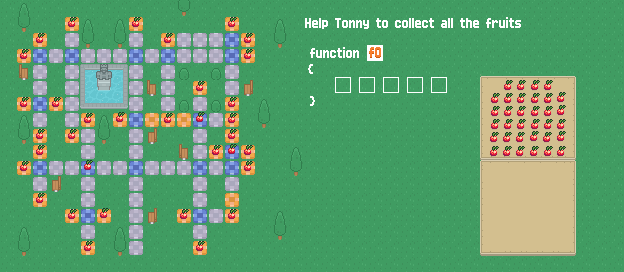

Below is a game level as drawn by its tile map, then a one-line description and the .tmx that defines it (tile-layer data replaced by summaries):
An orthogonal 39x17 tile map with 16x16 px tiles, 77 tile layers (info, background, background2, path, ...), 4 tilesets and 114 objects (answer1, answer2, answer3, answer4, answer5, ...).

<map version="1.2" tiledversion="2020.01.22" orientation="orthogonal" renderorder="right-down" compressionlevel="-1" width="39" height="17" tilewidth="16" tileheight="16" infinite="0" nextlayerid="114" nextobjectid="187">
 <editorsettings>
  <export target="9.lua" format="lua" />
 </editorsettings>
 <tileset firstgid="1" name="UIpackSheet_transparent" tilewidth="16" tileheight="16" spacing="2" tilecount="990" columns="30">
  <image source="../tileset/Tilemap/UIpackSheet_transparent.png" width="538" height="592" />
 </tileset>
 <tileset firstgid="991" name="roguelikeCity" tilewidth="16" tileheight="16" spacing="1" tilecount="1036" columns="37">
  <image source="../tileset/Tilemap/roguelikeCity.png" width="628" height="475" />
 </tileset>
 <tileset firstgid="2027" name="functionsTextTiles" tilewidth="16" tileheight="16" tilecount="900" columns="30">
  <image source="../graphics/functionsTextTiles.png" width="480" height="480" />
 </tileset>
 <tileset firstgid="2927" name="test" tilewidth="16" tileheight="16" tilecount="486" columns="27">
  <image source="../tileset/Tilemap/test.png" width="432" height="288" />
 </tileset>
 <layer id="14" name="info" width="39" height="17">
  <properties>
   <property name="F0" type="int" value="5" />
   <property name="F1" type="int" value="0" />
   <property name="blueTile" type="bool" value="true" />
   <property name="door" type="bool" value="false" />
   <property name="face" value="up" />
   <property name="fruit" type="bool" value="true" />
   <property name="fruitsTotal" type="int" value="34" />
   <property name="grass" type="bool" value="true" />
   <property name="greyTile" type="bool" value="false" />
   <property name="numFunc" type="int" value="1" />
   <property name="totalSize" type="int" value="5" />
   <property name="yellowTile" type="bool" value="true" />
  </properties>
  <data>[663 cells, 663 non-empty, 2 distinct tile ids]</data>
 </layer>
 <layer id="1" name="background" width="39" height="17">
  <data>[663 cells, 663 non-empty, 2 distinct tile ids]</data>
 </layer>
 <layer id="38" name="background2" width="39" height="17">
  <data>[663 cells, 643 non-empty, 12 distinct tile ids]</data>
 </layer>
 <layer id="40" name="path" width="39" height="17">
  <data>[663 cells, 109 non-empty, 3 distinct tile ids]</data>
 </layer>
 <layer id="39" name="parkDetails" width="39" height="17">
  <data>[663 cells, 214 non-empty, 5 distinct tile ids]</data>
 </layer>
 <layer id="36" name="buttonsSecondRow" width="39" height="17">
  <properties>
   <property name="blue" value="blueTile" />
   <property name="yellow" value="yellowTile" />
  </properties>
  <data>[663 cells, 0 non-empty, 0 distinct tile ids]</data>
 </layer>
 <layer id="37" name="buttonsThirdRow" width="39" height="17">
  <data>[663 cells, 0 non-empty, 0 distinct tile ids]</data>
 </layer>
 <layer id="12" name="text" width="39" height="17" offsetx="15.6667" offsety="-3">
  <data>[663 cells, 28 non-empty, 24 distinct tile ids]</data>
 </layer>
 <layer id="22" name="fruit1" width="39" height="17" offsetx="0.363636" offsety="-3">
  <data>[663 cells, 1 non-empty, 1 distinct tile ids]</data>
 </layer>
 <layer id="23" name="fruit2" width="39" height="17" offsetx="0.363636" offsety="-3">
  <data>[663 cells, 1 non-empty, 1 distinct tile ids]</data>
 </layer>
 <layer id="24" name="fruit3" width="39" height="17" offsetx="0.363636" offsety="-3">
  <data>[663 cells, 1 non-empty, 1 distinct tile ids]</data>
 </layer>
 <layer id="25" name="fruit4" width="39" height="17" offsetx="0.363636" offsety="-3">
  <data>[663 cells, 1 non-empty, 1 distinct tile ids]</data>
 </layer>
 <layer id="26" name="fruit5" width="39" height="17" offsetx="0.363636" offsety="-3">
  <data>[663 cells, 1 non-empty, 1 distinct tile ids]</data>
 </layer>
 <layer id="113" name="fruit6" width="39" height="17" offsetx="0.818182" offsety="-2.90909">
  <data>[663 cells, 1 non-empty, 1 distinct tile ids]</data>
 </layer>
 <layer id="112" name="fruit7" width="39" height="17" offsetx="0.818182" offsety="-2.90909">
  <data>[663 cells, 1 non-empty, 1 distinct tile ids]</data>
 </layer>
 <layer id="111" name="fruit8" width="39" height="17" offsetx="0.818182" offsety="-2.90909">
  <data>[663 cells, 1 non-empty, 1 distinct tile ids]</data>
 </layer>
 <layer id="110" name="fruit9" width="39" height="17" offsetx="0.818182" offsety="-2.90909">
  <data>[663 cells, 1 non-empty, 1 distinct tile ids]</data>
 </layer>
 <layer id="109" name="fruit10" width="39" height="17" offsetx="0.818182" offsety="-2.90909">
  <data>[663 cells, 1 non-empty, 1 distinct tile ids]</data>
 </layer>
 <layer id="108" name="fruit11" width="39" height="17" offsetx="0.818182" offsety="-2.90909">
  <data>[663 cells, 1 non-empty, 1 distinct tile ids]</data>
 </layer>
 <layer id="107" name="fruit12" width="39" height="17" offsetx="0.818182" offsety="-2.90909">
  <data>[663 cells, 1 non-empty, 1 distinct tile ids]</data>
 </layer>
 <layer id="106" name="fruit13" width="39" height="17" offsetx="0.818182" offsety="-2.90909">
  <data>[663 cells, 1 non-empty, 1 distinct tile ids]</data>
 </layer>
 <layer id="105" name="fruit14" width="39" height="17" offsetx="0.818182" offsety="-2.90909">
  <data>[663 cells, 1 non-empty, 1 distinct tile ids]</data>
 </layer>
 <layer id="104" name="fruit15" width="39" height="17" offsetx="0.818182" offsety="-2.90909">
  <data>[663 cells, 1 non-empty, 1 distinct tile ids]</data>
 </layer>
 <layer id="103" name="fruit16" width="39" height="17" offsetx="0.818182" offsety="-2.90909">
  <data>[663 cells, 1 non-empty, 1 distinct tile ids]</data>
 </layer>
 <layer id="102" name="fruit17" width="39" height="17" offsetx="0.818182" offsety="-2.90909">
  <data>[663 cells, 1 non-empty, 1 distinct tile ids]</data>
 </layer>
 <layer id="101" name="fruit18" width="39" height="17" offsetx="0.818182" offsety="-2.90909">
  <data>[663 cells, 1 non-empty, 1 distinct tile ids]</data>
 </layer>
 <layer id="100" name="fruit19" width="39" height="17" offsetx="0.818182" offsety="-2.90909">
  <data>[663 cells, 1 non-empty, 1 distinct tile ids]</data>
 </layer>
 <layer id="99" name="fruit20" width="39" height="17" offsetx="0.818182" offsety="-2.90909">
  <data>[663 cells, 1 non-empty, 1 distinct tile ids]</data>
 </layer>
 <layer id="98" name="fruit21" width="39" height="17" offsetx="0.818182" offsety="-2.90909">
  <data>[663 cells, 1 non-empty, 1 distinct tile ids]</data>
 </layer>
 <layer id="97" name="fruit22" width="39" height="17" offsetx="0.818182" offsety="-2.90909">
  <data>[663 cells, 1 non-empty, 1 distinct tile ids]</data>
 </layer>
 <layer id="96" name="fruit23" width="39" height="17" offsetx="0.818182" offsety="-2.90909">
  <data>[663 cells, 1 non-empty, 1 distinct tile ids]</data>
 </layer>
 <layer id="95" name="fruit24" width="39" height="17" offsetx="0.818182" offsety="-2.90909">
  <data>[663 cells, 1 non-empty, 1 distinct tile ids]</data>
 </layer>
 <layer id="94" name="fruit25" width="39" height="17" offsetx="0.818182" offsety="-2.90909">
  <data>[663 cells, 1 non-empty, 1 distinct tile ids]</data>
 </layer>
 <layer id="93" name="fruit26" width="39" height="17" offsetx="0.818182" offsety="-2.90909">
  <data>[663 cells, 1 non-empty, 1 distinct tile ids]</data>
 </layer>
 <layer id="92" name="fruit27" width="39" height="17" offsetx="0.818182" offsety="-2.90909">
  <data>[663 cells, 1 non-empty, 1 distinct tile ids]</data>
 </layer>
 <layer id="91" name="fruit28" width="39" height="17" offsetx="0.818182" offsety="-2.90909">
  <data>[663 cells, 1 non-empty, 1 distinct tile ids]</data>
 </layer>
 <layer id="90" name="fruit29" width="39" height="17" offsetx="0.818182" offsety="-2.90909">
  <data>[663 cells, 1 non-empty, 1 distinct tile ids]</data>
 </layer>
 <layer id="89" name="fruit30" width="39" height="17" offsetx="0.818182" offsety="-2.90909">
  <data>[663 cells, 1 non-empty, 1 distinct tile ids]</data>
 </layer>
 <layer id="88" name="fruit31" width="39" height="17" offsetx="0.818182" offsety="-2.90909">
  <data>[663 cells, 1 non-empty, 1 distinct tile ids]</data>
 </layer>
 <layer id="87" name="fruit32" width="39" height="17" offsetx="0.818182" offsety="-2.90909">
  <data>[663 cells, 2 non-empty, 2 distinct tile ids]</data>
 </layer>
 <layer id="86" name="fruit33" width="39" height="17" offsetx="0.818182" offsety="-2.90909">
  <data>[663 cells, 1 non-empty, 1 distinct tile ids]</data>
 </layer>
 <layer id="85" name="fruit34" width="39" height="17" offsetx="0.818182" offsety="-2.90909">
  <data>[663 cells, 1 non-empty, 1 distinct tile ids]</data>
 </layer>
 <layer id="2" name="buttons" width="39" height="17">
  <data>[663 cells, 73 non-empty, 49 distinct tile ids]</data>
 </layer>
 <objectgroup id="32" name="answer" visible="0">
  <properties>
   <property name="numObejcts" type="int" value="6" />
  </properties>
  <object id="19" name="answer1" x="335.589" y="76.8859" width="16" height="16" />
  <object id="20" name="answer2" x="359.435" y="76.85" width="16" height="16" />
  <object id="21" name="answer3" x="383.464" y="76.8583" width="16" height="16" />
  <object id="26" name="answer4" x="406.601" y="76.3182" width="16" height="16" />
  <object id="27" name="answer5" x="431.523" y="75.5362" width="16" height="16" />
 </objectgroup>
 <objectgroup id="33" name="grass" visible="0">
  <properties>
   <property name="numObjects" type="int" value="23" />
  </properties>
  <object id="32" name="grass2" x="-27.4167" y="179.341" width="56.6667" height="54.2423" />
  <object id="33" name="grass3" x="260.163" y="0.03125" width="125.917" height="272" />
  <object id="157" name="grass1" x="-0.5" y="-14.5" width="282.5" height="28" />
  <object id="159" name="grass4" x="-22" y="-33.5" width="33" height="324.5" />
  <object id="160" name="grass5" x="-19" y="258" width="296.5" height="52.5" />
  <object id="163" name="grass6" x="153" y="184.5" width="28.5" height="14.5" />
  <object id="165" name="grass7" x="150.5" y="205.5" width="18" height="63.5" />
  <object id="167" name="grass8" x="158" y="233" width="24" height="31.5" />
  <object id="168" name="grass9" x="90.5" y="71.5" width="25" height="28" />
  <object id="169" name="grass10" x="90.5" y="8" width="24" height="34" />
  <object id="171" name="grass11" x="4.5" y="11" width="49.5" height="13.5" />
  <object id="173" name="grass12" x="-2.5" y="117" width="26" height="38" />
  <object id="174" name="grass13" x="8.5" y="69.5" width="16.5" height="15.5" />
  <object id="175" name="grass14" x="56.5" y="182.5" width="13" height="16" />
  <object id="176" name="grass15" x="21" y="216" width="35.5" height="45.5" />
  <object id="177" name="grass16" x="157.5" y="138.5" width="23.5" height="15" />
  <object id="178" name="grass17" x="106" y="137.5" width="14" height="17" />
  <object id="179" name="grass18" x="51.5" y="69.5" width="6.5" height="19.5" />
  <object id="181" name="grass19" x="106.5" y="183.5" width="13" height="19.5" />
  <object id="182" name="grass20" x="100.5" y="230" width="24.5" height="34" />
  <object id="183" name="grass21" x="146.5" y="5.5" width="71" height="22" />
  <object id="184" name="grass22" x="244" y="69" width="48.5" height="69" />
  <object id="186" name="grass23" x="215" y="230.5" width="66.5" height="52" />
 </objectgroup>
 <objectgroup id="15" name="yellowTile" visible="0">
  <properties>
   <property name="numObjects" type="int" value="34" />
  </properties>
  <object id="1" name="yellowTile1" x="23.0961" y="162.108" width="0.363636" height="0.357955" />
  <object id="2" name="yellowTile2" x="21.283" y="97.6546" width="0.375" height="0.375" />
  <object id="39" name="yellowTile3" x="18.7292" y="49.8343" width="0.363636" height="0.357955" />
  <object id="40" name="yellowTile4" x="39.4015" y="206.399" width="0.363636" height="0.357955" />
  <object id="41" name="yellowTile5" x="45.3655" y="145.63" width="0.363636" height="0.357955" />
  <object id="42" name="yellowTile6" x="45.7917" y="130.043" width="0.363636" height="0.357955" />
  <object id="43" name="yellowTile7" x="40.483" y="33.5294" width="0.363636" height="0.357955" />
  <object id="45" name="yellowTile8" x="61.697" y="97.5937" width="0.363636" height="0.357955" />
  <object id="53" name="yellowTile9" x="70.6655" y="209.676" width="0.363636" height="0.357955" />
  <object id="54" name="yellowTile10" x="86.9709" y="253.967" width="0.363636" height="0.357955" />
  <object id="55" name="yellowTile11" x="109.068" y="210.446" width="0.363636" height="0.357955" />
  <object id="56" name="yellowTile12" x="72.7273" y="132.73" width="0.363636" height="0.357955" />
  <object id="57" name="yellowTile13" x="94.3636" y="118.003" width="0.363636" height="0.357955" />
  <object id="58" name="yellowTile14" x="71.8182" y="18.821" width="0.363636" height="0.357955" />
  <object id="59" name="yellowTile15" x="136.061" y="18.6089" width="0.363636" height="0.357955" />
  <object id="60" name="yellowTile16" x="118.216" y="114.807" width="0.363636" height="0.357955" />
  <object id="61" name="yellowTile17" x="152.545" y="113.639" width="0.363636" height="0.357955" />
  <object id="62" name="yellowTile18" x="167.892" y="114.983" width="0.363636" height="0.357955" />
  <object id="63" name="yellowTile19" x="184.182" y="114.185" width="0.363636" height="0.357955" />
  <object id="64" name="yellowTile20" x="168" y="34.7301" width="0.363636" height="0.357955" />
  <object id="66" name="yellowTile21" x="199.455" y="84.7301" width="0.363636" height="0.357955" />
  <object id="67" name="yellowTile22" x="177.402" y="214.738" width="0.363636" height="0.357955" />
  <object id="68" name="yellowTile23" x="199.561" y="253.745" width="0.363636" height="0.357955" />
  <object id="69" name="yellowTile24" x="231.568" y="221.321" width="0.363636" height="0.357955" />
  <object id="70" name="yellowTile25" x="237.619" y="194.866" width="0.363636" height="0.357955" />
  </objectgroup>
 <objectgroup id="35" name="player" visible="0">
  <!-- 1 objects omitted --></objectgroup>
 <objectgroup id="16" name="blueTile" visible="0">
  <properties>
   <property name="numObjects" type="int" value="17" />
  </properties>
  <!-- 17 objects omitted --></objectgroup>
 <objectgroup id="21" name="fruit" visible="0">
  <properties>
   <property name="numObjects" type="int" value="34" />
  </properties>
  <!-- 34 objects omitted --></objectgroup>
 <layer id="27" name="apple1" width="39" height="17" offsetx="6.3144" offsety="-1.83712">
  <data>[663 cells, 1 non-empty, 1 distinct tile ids]</data>
 </layer>
 <layer id="28" name="apple2" width="39" height="17" offsetx="3.5644" offsety="-1.71212">
  <data>[663 cells, 1 non-empty, 1 distinct tile ids]</data>
 </layer>
 <layer id="29" name="apple3" width="39" height="17" offsetx="0.689397" offsety="-1.71212">
  <data>[663 cells, 1 non-empty, 1 distinct tile ids]</data>
 </layer>
 <layer id="30" name="apple4" width="39" height="17" offsetx="-2.0606" offsety="-1.83712">
  <data>[663 cells, 1 non-empty, 1 distinct tile ids]</data>
 </layer>
 <layer id="31" name="apple5" width="39" height="17" offsetx="-4.8106" offsety="-1.83712">
  <data>[663 cells, 1 non-empty, 1 distinct tile ids]</data>
 </layer>
 <layer id="41" name="apple6" width="39" height="17" offsetx="-23.6818" offsety="-1.84091">
  <data>[663 cells, 1 non-empty, 1 distinct tile ids]</data>
 </layer>
 <layer id="56" name="apple7" width="39" height="17" offsetx="6.86364" offsety="1.11364">
  <data>[663 cells, 1 non-empty, 1 distinct tile ids]</data>
 </layer>
 <layer id="57" name="apple8" width="39" height="17" offsetx="3.36364" offsety="1.36364">
  <data>[663 cells, 1 non-empty, 1 distinct tile ids]</data>
 </layer>
 <layer id="58" name="apple9" width="39" height="17" offsetx="0.613636" offsety="1.23864">
  <data>[663 cells, 1 non-empty, 1 distinct tile ids]</data>
 </layer>
 <layer id="59" name="apple10" width="39" height="17" offsetx="-2.63636" offsety="0.988636">
  <data>[663 cells, 1 non-empty, 1 distinct tile ids]</data>
 </layer>
 <layer id="60" name="apple11" width="39" height="17" offsetx="-5.26136" offsety="1.11364">
  <data>[663 cells, 1 non-empty, 1 distinct tile ids]</data>
 </layer>
 <layer id="61" name="apple12" width="39" height="17" offsetx="-7.76136" offsety="0.988636">
  <data>[663 cells, 1 non-empty, 1 distinct tile ids]</data>
 </layer>
 <layer id="62" name="apple13" width="39" height="17" offsetx="7.36364" offsety="4.11364">
  <data>[663 cells, 1 non-empty, 1 distinct tile ids]</data>
 </layer>
 <layer id="63" name="apple14" width="39" height="17" offsetx="4.31818" offsety="4.38636">
  <data>[663 cells, 1 non-empty, 1 distinct tile ids]</data>
 </layer>
 <layer id="64" name="apple15" width="39" height="17" offsetx="1.24432" offsety="4.17614">
  <data>[663 cells, 1 non-empty, 1 distinct tile ids]</data>
 </layer>
 <layer id="65" name="apple16" width="39" height="17" offsetx="-1.68182" offsety="4.02273">
  <data>[663 cells, 1 non-empty, 1 distinct tile ids]</data>
 </layer>
 <layer id="66" name="apple17" width="39" height="17" offsetx="-4.77273" offsety="4.20455">
  <data>[663 cells, 1 non-empty, 1 distinct tile ids]</data>
 </layer>
 <layer id="67" name="apple18" width="39" height="17" offsetx="-7.77273" offsety="4.02273">
  <data>[663 cells, 1 non-empty, 1 distinct tile ids]</data>
 </layer>
 <layer id="68" name="apple19" width="39" height="17" offsetx="7.18182" offsety="7.36364">
  <data>[663 cells, 1 non-empty, 1 distinct tile ids]</data>
 </layer>
 <layer id="69" name="apple20" width="39" height="17" offsetx="4.31818" offsety="7.38636">
  <data>[663 cells, 1 non-empty, 1 distinct tile ids]</data>
 </layer>
 <layer id="70" name="apple21" width="39" height="17" offsetx="1.42614" offsety="7.26705">
  <data>[663 cells, 1 non-empty, 1 distinct tile ids]</data>
 </layer>
 <layer id="71" name="apple22" width="39" height="17" offsetx="-1.59091" offsety="7.05682">
  <data>[663 cells, 1 non-empty, 1 distinct tile ids]</data>
 </layer>
 <layer id="72" name="apple23" width="39" height="17" offsetx="-4.76136" offsety="7.11364">
  <data>[663 cells, 1 non-empty, 1 distinct tile ids]</data>
 </layer>
 <layer id="73" name="apple24" width="39" height="17" offsetx="-7.76136" offsety="6.98864">
  <data>[663 cells, 1 non-empty, 1 distinct tile ids]</data>
 </layer>
 <layer id="74" name="apple25" width="39" height="17" offsetx="7.36364" offsety="10.2386">
  <data>[663 cells, 1 non-empty, 1 distinct tile ids]</data>
 </layer>
 <layer id="75" name="apple26" width="39" height="17" offsetx="4.28409" offsety="10.3295">
  <data>[663 cells, 1 non-empty, 1 distinct tile ids]</data>
 </layer>
 <layer id="76" name="apple27" width="39" height="17" offsetx="1.30114" offsety="10.3011">
  <data>[663 cells, 1 non-empty, 1 distinct tile ids]</data>
 </layer>
 <layer id="77" name="apple28" width="39" height="17" offsetx="-1.71591" offsety="10.0568">
  <data>[663 cells, 1 non-empty, 1 distinct tile ids]</data>
 </layer>
 <layer id="78" name="apple29" width="39" height="17" offsetx="-4.76136" offsety="10.2386">
  <data>[663 cells, 1 non-empty, 1 distinct tile ids]</data>
 </layer>
 <layer id="79" name="apple30" width="39" height="17" offsetx="-7.76136" offsety="9.98864">
  <data>[663 cells, 1 non-empty, 1 distinct tile ids]</data>
 </layer>
 <layer id="80" name="apple31" width="39" height="17" offsetx="4.23864" offsety="13.3636">
  <data>[663 cells, 1 non-empty, 1 distinct tile ids]</data>
 </layer>
 <layer id="81" name="apple32" width="39" height="17" offsetx="1.28409" offsety="13.3295">
  <data>[663 cells, 1 non-empty, 1 distinct tile ids]</data>
 </layer>
 <layer id="83" name="apple33" width="39" height="17" offsetx="-1.69886" offsety="13.3011">
  <data>[663 cells, 1 non-empty, 1 distinct tile ids]</data>
 </layer>
 <layer id="84" name="apple34" width="39" height="17" offsetx="-4.59091" offsety="13.3523">
  <data>[663 cells, 1 non-empty, 1 distinct tile ids]</data>
 </layer>
</map>
<!-- 61 of 114 objects omitted -->
